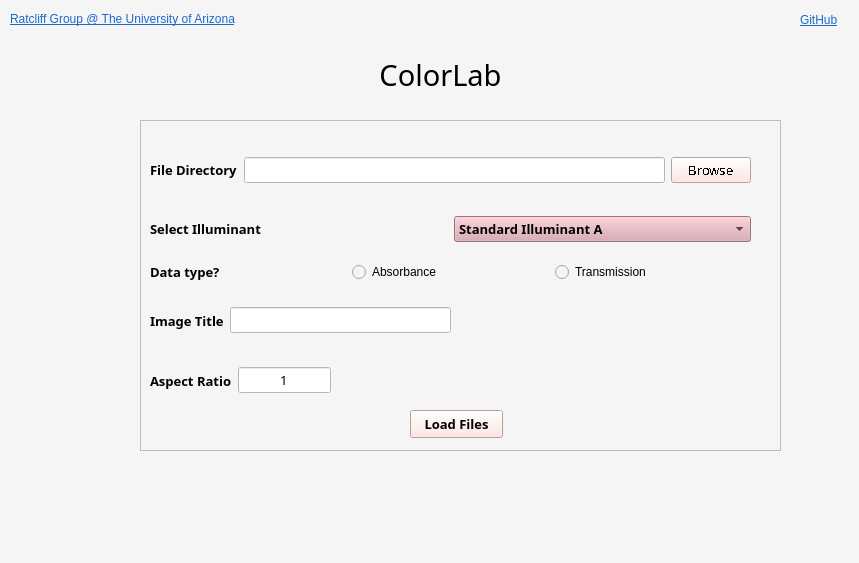
<?xml version="1.0" encoding="UTF-8"?>
<ui version="4.0">
 <class>MainWindow</class>
 <widget class="QMainWindow" name="MainWindow">
  <property name="geometry">
   <rect>
    <x>0</x>
    <y>0</y>
    <width>859</width>
    <height>563</height>
   </rect>
  </property>
  <property name="font">
   <font>
    <family>Bahnschrift SemiBold SemiConden</family>
    <pointsize>10</pointsize>
    <weight>75</weight>
    <bold>true</bold>
   </font>
  </property>
  <property name="windowTitle">
   <string>Colorlab GUI</string>
  </property>
  <property name="styleSheet">
   <string notr="true">background-color: rgb(245, 245, 245);</string>
  </property>
  <property name="animated">
   <bool>true</bool>
  </property>
  <property name="unifiedTitleAndToolBarOnMac">
   <bool>false</bool>
  </property>
  <widget class="QWidget" name="centralwidget">
   <widget class="QLabel" name="label">
    <property name="geometry">
     <rect>
      <x>190</x>
      <y>40</y>
      <width>501</width>
      <height>71</height>
     </rect>
    </property>
    <property name="font">
     <font>
      <family>Bahnschrift SemiBold SemiConden</family>
      <pointsize>24</pointsize>
      <weight>75</weight>
      <bold>true</bold>
     </font>
    </property>
    <property name="text">
     <string>&lt;html&gt;&lt;head/&gt;&lt;body&gt;&lt;p align=&quot;center&quot;&gt;&lt;span style=&quot; font-size:22pt; font-weight:400; color:#000000;&quot;&gt;ColorLab&lt;/span&gt;&lt;/p&gt;&lt;/body&gt;&lt;/html&gt;</string>
    </property>
    <property name="alignment">
     <set>Qt::AlignCenter</set>
    </property>
    <property name="wordWrap">
     <bool>true</bool>
    </property>
   </widget>
   <widget class="QFrame" name="frame">
    <property name="geometry">
     <rect>
      <x>140</x>
      <y>120</y>
      <width>641</width>
      <height>331</height>
     </rect>
    </property>
    <property name="frameShape">
     <enum>QFrame::StyledPanel</enum>
    </property>
    <property name="frameShadow">
     <enum>QFrame::Raised</enum>
    </property>
    <widget class="QWidget" name="layoutWidget">
     <property name="geometry">
      <rect>
       <x>10</x>
       <y>90</y>
       <width>601</width>
       <height>38</height>
      </rect>
     </property>
     <layout class="QHBoxLayout" name="horizontalLayout_2">
      <item>
       <widget class="QLabel" name="label_3">
        <property name="font">
         <font>
          <family>Bahnschrift SemiBold SemiConden</family>
          <pointsize>10</pointsize>
          <weight>75</weight>
          <bold>true</bold>
         </font>
        </property>
        <property name="text">
         <string>&lt;html&gt;&lt;head/&gt;&lt;body&gt;&lt;p&gt;Select Illuminant&lt;/p&gt;&lt;/body&gt;&lt;/html&gt;</string>
        </property>
       </widget>
      </item>
      <item>
       <widget class="QComboBox" name="comboBox">
        <property name="font">
         <font>
          <family>Bahnschrift SemiBold SemiConden</family>
          <pointsize>10</pointsize>
          <weight>75</weight>
          <bold>true</bold>
         </font>
        </property>
        <property name="styleSheet">
         <string notr="true">background-color: rgb(216, 162, 172);</string>
        </property>
        <item>
         <property name="text">
          <string>Standard Illuminant A</string>
         </property>
        </item>
        <item>
         <property name="text">
          <string>Standard Illuminant D65</string>
         </property>
        </item>
        <item>
         <property name="text">
          <string>Illuminant C</string>
         </property>
        </item>
        <item>
         <property name="text">
          <string>Illuminant D50</string>
         </property>
        </item>
        <item>
         <property name="text">
          <string>Illuminant D55</string>
         </property>
        </item>
        <item>
         <property name="text">
          <string>Illuminant D75</string>
         </property>
        </item>
       </widget>
      </item>
     </layout>
    </widget>
    <widget class="QWidget" name="layoutWidget">
     <property name="geometry">
      <rect>
       <x>10</x>
       <y>30</y>
       <width>601</width>
       <height>41</height>
      </rect>
     </property>
     <layout class="QHBoxLayout" name="horizontalLayout">
      <item>
       <widget class="QLabel" name="label_2">
        <property name="font">
         <font>
          <family>Bahnschrift SemiBold SemiConden</family>
          <pointsize>10</pointsize>
          <weight>75</weight>
          <bold>true</bold>
         </font>
        </property>
        <property name="text">
         <string>&lt;html&gt;&lt;head/&gt;&lt;body&gt;&lt;p&gt;&lt;span style=&quot; color:#000000;&quot;&gt;File Directory&lt;/span&gt;&lt;/p&gt;&lt;/body&gt;&lt;/html&gt;</string>
        </property>
        <property name="wordWrap">
         <bool>false</bool>
        </property>
       </widget>
      </item>
      <item>
       <widget class="QLineEdit" name="lineEdit">
        <property name="font">
         <font>
          <family>Bahnschrift Light SemiCondensed</family>
          <pointsize>10</pointsize>
         </font>
        </property>
        <property name="styleSheet">
         <string notr="true">background-color: rgb(255, 255, 255);</string>
        </property>
       </widget>
      </item>
      <item>
       <widget class="QPushButton" name="pushButton">
        <property name="font">
         <font>
          <family>Bahnschrift SemiBold SemiConden</family>
          <pointsize>10</pointsize>
          <weight>50</weight>
          <italic>false</italic>
          <bold>false</bold>
          <stylestrategy>NoAntialias</stylestrategy>
         </font>
        </property>
        <property name="styleSheet">
         <string notr="true">background-color: rgb(216, 162, 172);
background-color: rgb(252, 224, 220);
</string>
        </property>
        <property name="text">
         <string>Browse</string>
        </property>
       </widget>
      </item>
     </layout>
    </widget>
    <widget class="QWidget" name="layoutWidget">
     <property name="geometry">
      <rect>
       <x>10</x>
       <y>133</y>
       <width>601</width>
       <height>38</height>
      </rect>
     </property>
     <layout class="QHBoxLayout" name="horizontalLayout_3">
      <item>
       <widget class="QLabel" name="label_8">
        <property name="font">
         <font>
          <family>Bahnschrift SemiBold SemiConden</family>
          <pointsize>10</pointsize>
          <weight>75</weight>
          <bold>true</bold>
         </font>
        </property>
        <property name="text">
         <string>Data type?</string>
        </property>
       </widget>
      </item>
      <item>
       <widget class="QRadioButton" name="radioButton">
        <property name="text">
         <string>Absorbance</string>
        </property>
       </widget>
      </item>
      <item>
       <widget class="QRadioButton" name="radioButton_2">
        <property name="text">
         <string>Transmission</string>
        </property>
       </widget>
      </item>
     </layout>
    </widget>
    <widget class="QWidget" name="layoutWidget">
     <property name="geometry">
      <rect>
       <x>10</x>
       <y>180</y>
       <width>301</width>
       <height>41</height>
      </rect>
     </property>
     <layout class="QHBoxLayout" name="horizontalLayout_4">
      <item>
       <widget class="QLabel" name="label_6">
        <property name="font">
         <font>
          <family>Bahnschrift SemiBold SemiConden</family>
          <pointsize>10</pointsize>
          <weight>75</weight>
          <bold>true</bold>
         </font>
        </property>
        <property name="text">
         <string>Image Title</string>
        </property>
       </widget>
      </item>
      <item>
       <widget class="QLineEdit" name="lineEdit_2">
        <property name="font">
         <font>
          <family>Bahnschrift Light SemiCondensed</family>
          <pointsize>10</pointsize>
         </font>
        </property>
        <property name="styleSheet">
         <string notr="true">background-color: rgb(255, 255, 255);</string>
        </property>
       </widget>
      </item>
     </layout>
    </widget>
    <widget class="QWidget" name="layoutWidget">
     <property name="geometry">
      <rect>
       <x>10</x>
       <y>240</y>
       <width>181</width>
       <height>41</height>
      </rect>
     </property>
     <layout class="QHBoxLayout" name="horizontalLayout_5">
      <item>
       <widget class="QLabel" name="label_7">
        <property name="font">
         <font>
          <family>Bahnschrift SemiBold SemiConden</family>
          <pointsize>10</pointsize>
          <weight>75</weight>
          <bold>true</bold>
         </font>
        </property>
        <property name="text">
         <string>Aspect Ratio</string>
        </property>
       </widget>
      </item>
      <item>
       <widget class="QLineEdit" name="lineEdit_3">
        <property name="font">
         <font>
          <family>Bahnschrift Light SemiCondensed</family>
          <pointsize>10</pointsize>
         </font>
        </property>
        <property name="styleSheet">
         <string notr="true">background-color: rgb(255, 255, 255);</string>
        </property>
        <property name="text">
         <string>1</string>
        </property>
        <property name="alignment">
         <set>Qt::AlignCenter</set>
        </property>
       </widget>
      </item>
     </layout>
    </widget>
    <widget class="QPushButton" name="pushButton_2">
     <property name="geometry">
      <rect>
       <x>270</x>
       <y>290</y>
       <width>93</width>
       <height>28</height>
      </rect>
     </property>
     <property name="font">
      <font>
       <family>Bahnschrift SemiBold SemiConden</family>
       <pointsize>10</pointsize>
       <weight>75</weight>
       <bold>true</bold>
      </font>
     </property>
     <property name="styleSheet">
      <string notr="true">background-color: rgb(252, 224, 220);</string>
     </property>
     <property name="text">
      <string>Load Files</string>
     </property>
    </widget>
   </widget>
   <widget class="QLabel" name="label_4">
    <property name="geometry">
     <rect>
      <x>80</x>
      <y>60</y>
      <width>16</width>
      <height>371</height>
     </rect>
    </property>
    <property name="text">
     <string/>
    </property>
    <property name="pixmap">
     <pixmap>../../Pictures/sf.png</pixmap>
    </property>
   </widget>
   <widget class="QLabel" name="label_5">
    <property name="geometry">
     <rect>
      <x>10</x>
      <y>10</y>
      <width>281</width>
      <height>19</height>
     </rect>
    </property>
    <property name="text">
     <string>&lt;html&gt;&lt;head/&gt;&lt;body&gt;&lt;p&gt;&lt;a href=&quot;https://ratcliff.faculty.arizona.edu/&quot;&gt;&lt;span style=&quot; text-decoration: underline; color:#1b6acb;&quot;&gt;Ratcliff Group @ The University of Arizona&lt;/span&gt;&lt;/a&gt;&lt;/p&gt;&lt;/body&gt;&lt;/html&gt;</string>
    </property>
    <property name="openExternalLinks">
     <bool>true</bool>
    </property>
   </widget>
   <widget class="QLabel" name="label_9">
    <property name="geometry">
     <rect>
      <x>800</x>
      <y>10</y>
      <width>51</width>
      <height>20</height>
     </rect>
    </property>
    <property name="text">
     <string>&lt;html&gt;&lt;head/&gt;&lt;body&gt;&lt;p&gt;&lt;a href=&quot;https://github.com/LISPEM/ColorLab&quot;&gt;&lt;span style=&quot; text-decoration: underline; color:#1b6acb;&quot;&gt;GitHub&lt;/span&gt;&lt;/a&gt;&lt;/p&gt;&lt;/body&gt;&lt;/html&gt;</string>
    </property>
    <property name="openExternalLinks">
     <bool>true</bool>
    </property>
   </widget>
  </widget>
  <widget class="QStatusBar" name="statusbar"/>
  <action name="actionGitHub">
   <property name="text">
    <string>GitHub</string>
   </property>
  </action>
 </widget>
 <resources/>
 <connections/>
</ui>
